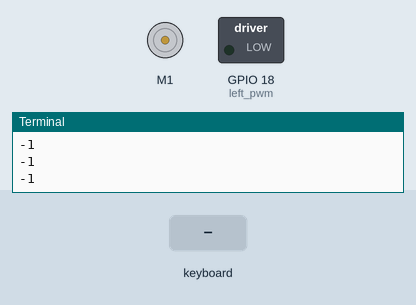
Recording of a program running on a simulated Raspberry Pi (BCM pin numbers). Parts: DC motor (green arrow = forward, orange = backward, longer = faster), switched loads named in the program (green lamp = pin HIGH), the last lines printed to the terminal. The test bench sets the inputs (shaded band).

Above: at 1.2 s.
1.3 s: key up typed on the keyboard
At 2.1 s:
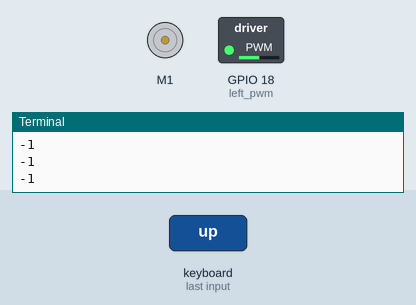
2.9 s: key down typed on the keyboard
At 3.4 s:
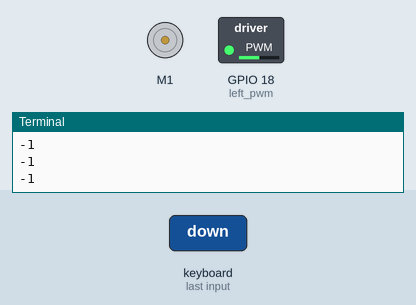
Timing chart, 0 to 5.9 s (numbered marks = the images above; inputs shaded):
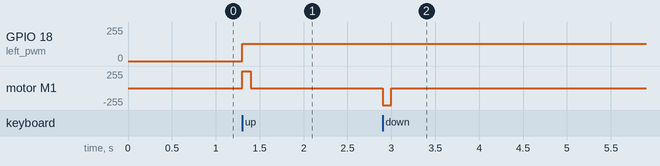

The program:

dc_motor_example.py
```python
import curses
from gpiozero import Motor, PWMOutputDevice


class Vehicle:
    def __init__(self):
        self.left_motor = Motor(forward=17, backward=22)
        self.left_pwm = PWMOutputDevice(18)
        self.left_pwm.value = 0

    def forward(self):
        self.left_motor.forward()
        self.left_pwm.value = 0.5

    def backward(self):
        self.left_motor.backward()
        self.left_pwm.value = 0.5

    def map_key_to_command(self, key):
        map = {
            curses.KEY_UP: self.forward,
            curses.KEY_DOWN: self.backward
        }
        return map[key]

    def control(self, key):
        return self.map_key_to_command(key)


rpi_vehicle = Vehicle()


def main(window):
    next_key = None

    while True:
        curses.halfdelay(1)
        if next_key is None:
            key = window.getch()
            print(key)
        else:
            key = next_key
            next_key = None
        if key != -1:
            # KEY PRESSED
            curses.halfdelay(1)
            action = rpi_vehicle.control(key)
            if action:
                action()
            next_key = key
            while next_key == key:
                next_key = window.getch()
            # KEY RELEASED
            rpi_vehicle.left_motor.stop()


curses.wrapper(main)
```

Measured:
- after the input at 1.3 s, GPIO 18 (left_pwm): 0/255 → 128/255 at once; motor M1: stopped → forward 255/255 at once, → stopped 0.10 s later
- after the input at 2.9 s, motor M1: stopped → backward 255/255 at once, → stopped 0.10 s later
